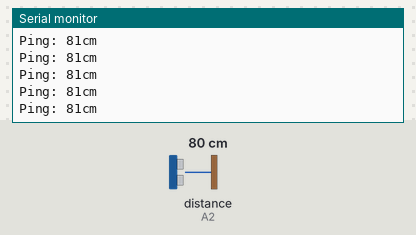
This sketch was run on a simulated Arduino Uno, built with avr-gcc and run on an emulated ATmega328P. Shown: the last lines printed to the serial monitor. The inputs (shaded band) are chosen by the test bench; at power-on: distance to the obstacle (sensor on A2) 80 cm. The echo pulse lasts 58.3 µs per cm.

Above: at 1.2 s.
1.3 s: distance to the obstacle (sensor on A2) set to 2 cm
At 1.37 s:
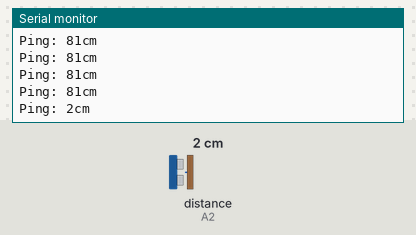
2.8 s: distance to the obstacle (sensor on A2) set to 4 cm
At 2.89 s:
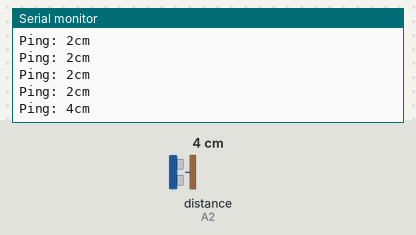
4.3 s: distance to the obstacle (sensor on A2) set to 250 cm
At 4.41 s:
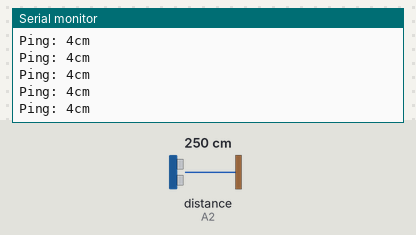
Timing chart, 0 to 7.3 s (numbered marks = the images above; inputs shaded):
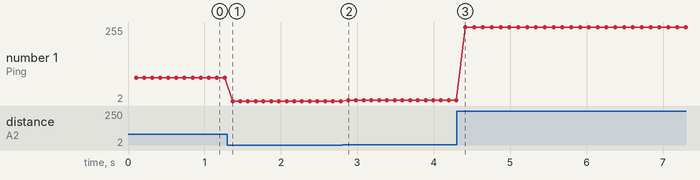

The sketch:

hacks.ino
```cpp
#include <NewPing.h>

#include <NewPing.h>

#define PING_PIN A2 // Arduino pin for both trig and echo

NewPing sonar(PING_PIN, PING_PIN );

void setup() {

Serial.begin(115200);

}

void loop() {

delay(100); // Wait 50ms between pings (about 20 pings/sec). 29ms should be the shortest delay

unsigned int uS = sonar.ping(); // Send ping, get ping time in microseconds (uS).
int dist = ((uS/2)/29.1);
Serial.print("Ping: ");
Serial.print(uS / US_ROUNDTRIP_CM); // convert time into distance

Serial.println("cm");
//Serial.print(dist);
//Serial.println("fdsajk");
}
```

Measured:
- after the input at 1.3 s, the serial monitor: prints a new line after 0.07 s (image 1)
- after the input at 2.8 s, the serial monitor: prints a new line after 0.08 s (image 2)
- plotted number 1: 81 → 2 after the input at 1.3 s, 2 → 4 after the input at 2.8 s, 4 → 255 after the input at 4.3 s
